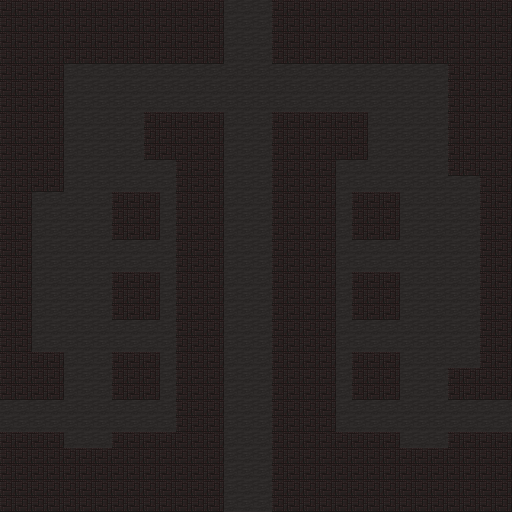

Rendered tile map (Tiled .tmx) drawn with the repository's tilesets; below, a short description and the map source with its tile grids summarised:
An orthogonal 32x32 tile map with 16x16 px tiles, 3 tile layers (Floor, Tile Layer 1, Tile Layer 2) and 9 objects (9x special).

<map version="1.10" tiledversion="1.11.2" orientation="orthogonal" renderorder="right-down" width="32" height="32" tilewidth="16" tileheight="16" infinite="0" nextlayerid="5" nextobjectid="12">
 <tileset firstgid="1" source="../../tilesets/voxel.tsx" />
 <layer id="1" name="Floor" width="32" height="32">
  <data>[1024 cells, 1024 non-empty, 1 distinct tile ids]</data>
 </layer>
 <objectgroup id="4" name="Objects">
  <object id="2" name="room_transport" type="special" x="224" y="0" width="48" height="48">
   <properties>
    <property name="direction" value="up" />
   </properties>
  </object>
  <object id="3" name="room_transport" type="special" x="464" y="400" width="48" height="32">
   <properties>
    <property name="direction" value="right" />
   </properties>
  </object>
  <object id="4" name="room_transport" type="special" x="224" y="464" width="48" height="48">
   <properties>
    <property name="direction" value="down" />
   </properties>
  </object>
  <object id="5" name="room_transport" type="special" x="0" y="400" width="48" height="32">
   <properties>
    <property name="direction" value="left" />
   </properties>
  </object>
  <object id="7" name="dynamic_geo" type="special" x="224" y="0" width="64" height="64">
   <properties>
    <property name="height" type="int" value="2" />
    <property name="side" value="up" />
    <property name="tile" type="int" value="1" />
   </properties>
  </object>
  <object id="8" name="dynamic_geo" type="special" x="448" y="400" width="64" height="32">
   <properties>
    <property name="height" type="int" value="1" />
    <property name="side" value="right" />
    <property name="tile" type="int" value="1" />
   </properties>
  </object>
  <object id="9" name="dynamic_geo" type="special" x="224" y="448" width="64" height="64">
   <properties>
    <property name="height" type="int" value="1" />
    <property name="side" value="down" />
    <property name="tile" type="int" value="1" />
   </properties>
  </object>
  <object id="10" name="dynamic_geo" type="special" x="0" y="400" width="64" height="32">
   <properties>
    <property name="height" type="int" value="1" />
    <property name="side" value="left" />
    <property name="tile" type="int" value="1" />
   </properties>
  </object>
  <object id="11" name="heart" type="special" x="97.5" y="113">
   <point />
  </object>
 </objectgroup>
 <layer id="2" name="Tile Layer 1" width="32" height="32">
  <data>[1024 cells, 585 non-empty, 1 distinct tile ids]</data>
 </layer>
 <layer id="3" name="Tile Layer 2" width="32" height="32">
  <data>[1024 cells, 211 non-empty, 1 distinct tile ids]</data>
 </layer>
</map>